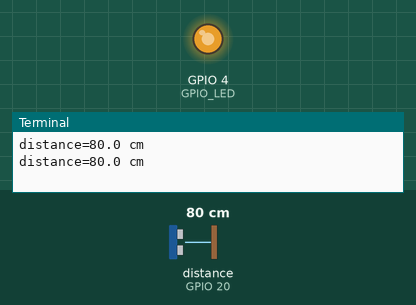
Recording of a program running on a simulated Raspberry Pi (BCM pin numbers). Shown: output pins drawn as LEDs (lit = HIGH), the last lines printed to the terminal. The test bench sets the inputs (shaded band); at power-on: distance to the obstacle (sensor on GPIO 20) 80 cm. The echo pulse lasts 58.3 µs per cm; the clock reads 2024-03-15 10:24:30 at power-on unless the program sets it; pins used as bus, display or sensor lines are not drawn.

Above: at 1.2 s.
1.3 s: distance to the obstacle (sensor on GPIO 20) set to 2 cm
At 3.2 s:
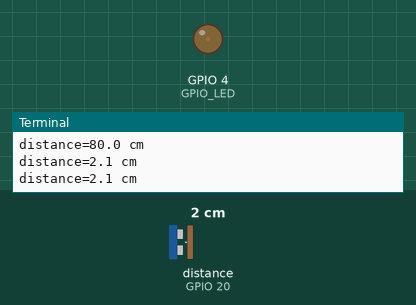
3.5 s: distance to the obstacle (sensor on GPIO 20) set to 35 cm
At 4.9 s:
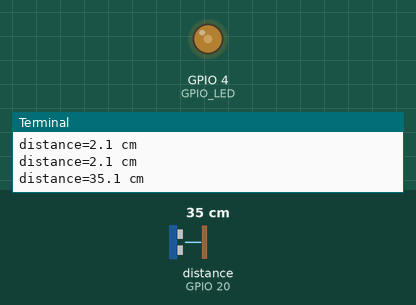
5.5 s: distance to the obstacle (sensor on GPIO 20) set to 60 cm
At 6.6 s:
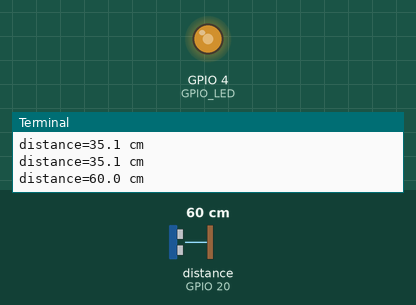
Timing chart, 0 to 8.5 s (numbered marks = the images above; inputs shaded):
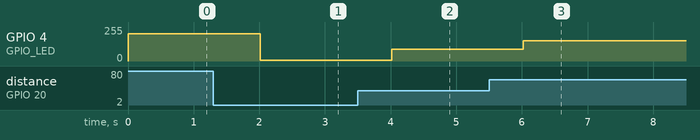

The program:

led.py
```python
# Write your code here :-)
import RPi.GPIO as GPIO
import time

GPIO.setmode(GPIO.BCM)

GPIO_TRIGGER = 18
GPIO_ECHO = 20
GPIO_LED = 4

GPIO.setup(GPIO_ECHO, GPIO.IN)
GPIO.setup(GPIO_TRIGGER, GPIO.OUT)
GPIO.setup(GPIO_LED, GPIO.OUT)

def distance():
    GPIO.output(GPIO_TRIGGER, True)

    time.sleep(0.00001)
    GPIO.output(GPIO_TRIGGER, False)

    StartTime = time.time()
    StopTime = time.time()

    while GPIO.input(GPIO_ECHO) == 0:
        StartTime = time.time()

    while GPIO.input(GPIO_ECHO) == 1:
        StopTime = time.time()

    TimeElapsed = StopTime - StartTime
    distance = (TimeElapsed * 34300) / 2

    return distance

if __name__ == '__main__':
    pwm = GPIO.PWM(4, 100)
    dc = 0
    pwm.start(dc)
    try:
        while True:
            dist = distance()
            print("distance=%.1f cm" % dist)
            if dist > 100:
                dist = 100
            pwm.ChangeDutyCycle(dist)
            time.sleep(1)
    except KeyboardInterrupt:
        print("stopped")
```

Measured:
- after the input at 1.3 s, GPIO 4 (GPIO_LED): 204/255 → 5/255 after 0.71 s
- after the input at 3.5 s, GPIO 4 (GPIO_LED): 5/255 → 89/255 after 0.52 s
- after the input at 5.5 s, GPIO 4 (GPIO_LED): 89/255 → 153/255 after 0.52 s
